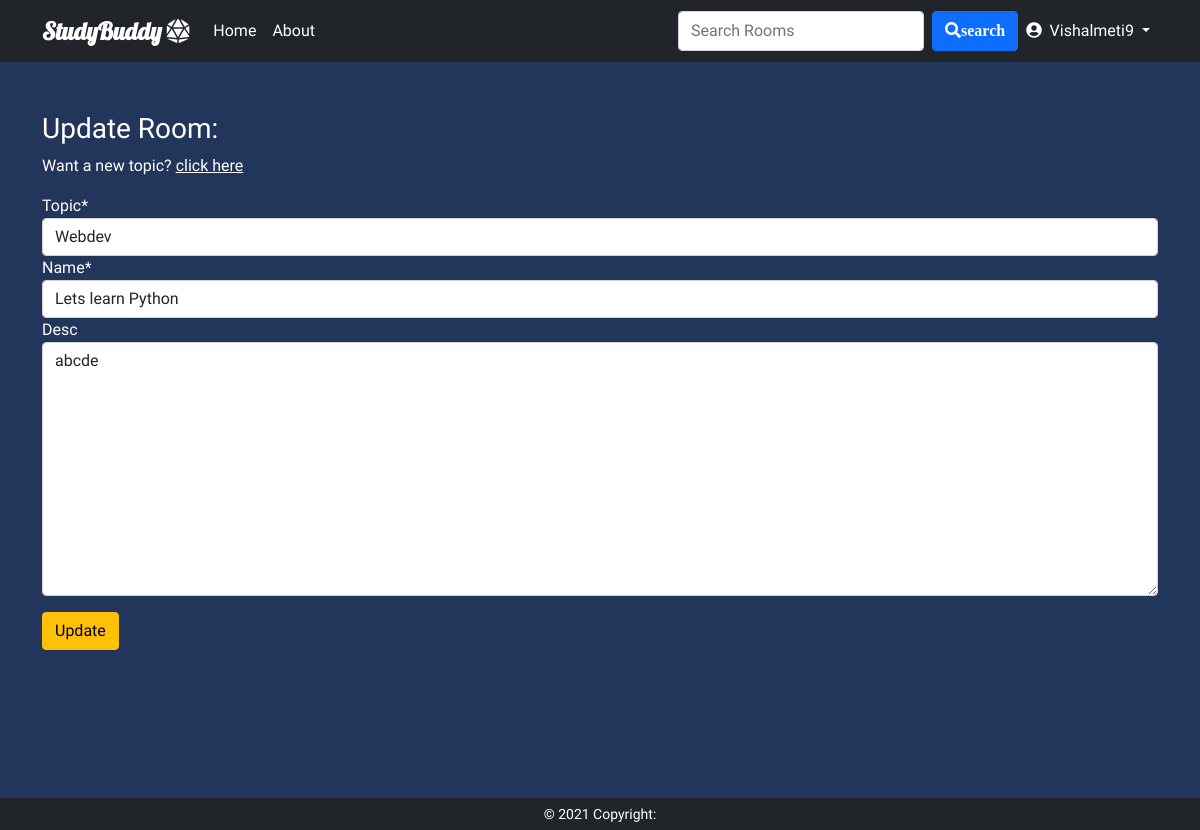
The app's page /update-room/2 (signed in) with its own data.
### base/models.py (models this page shows, shortened)
class Room(models.Model):
    host=models.ForeignKey(User, on_delete=models.SET_NULL,null=True,blank=True)
    topic=models.ForeignKey(Topic, on_delete=models.SET_NULL,null=True)
    name=models.CharField(max_length=200)
    participants=models.ManyToManyField(User,related_name='participants',blank=True) #as user is already used for the host.. we have to specify the related name here in order to use it again
    desc=models.TextField(blank=True,null=True)#null=True means this value can be blank blank=true is for validation in the form... it is for the frontend
    updated=models.DateTimeField(auto_now=True)
    created=models.DateTimeField(auto_now_add=True)
    class Meta:
        ordering=['-updated','-created']

class Topic(models.Model):
    name=models.CharField(max_length=200)
    def __str__(self):
        return self.name

### base/views.py (the view)
# urls.py: path('update-room/<str:pk>',views.updateRoom,name='updateRoom'),
@login_required(login_url='login')
def updateRoom(request,pk):
    room=Room.objects.get(id=pk)
    form=RoomForm(instance=room)
    if request.user.username != room.host.username:
        return HttpResponse('You are not allowed here!!')
    if request.method=='POST':
        form=RoomForm(request.POST,instance=room)
        if form.is_valid():
            form.save()
            messages.success(request, 'Room Updated')
            return redirect('home')
    context={'form':form}
    return render(request,'base/updateRoom.html',context)

### base/forms.py
class RoomForm(ModelForm):
    class Meta:
        model=Room
        fields='__all__'
        exclude = ['host', 'participants']

### templates/base/updateRoom.html (shortened to what this page needs)
{% extends 'root.html' %}
{% block body %}
{% load crispy_forms_tags %}
<div class="container" style="height: 92vh; padding-top: 50px;">
    <h3>Update Room:</h3>
    <form method="post" action="">
        <p><a href="{% url 'createTopic' %}">Want a new topic? <u>click here</u></a></p>
        {{form | crispy}}
        <input type="submit" value="Update" class="btn btn-warning mt-3">
    </form>
</div>
{% endblock %}

### templates/navbar.html (shortened to what this page needs)
<nav class="navbar navbar-expand-lg navbar-dark bg-dark">
  <div class="container">
    <a class="navbar-brand" href="{% url 'home' %}"><b class="logo">StudyBuddy <i class="fas fa-dice-d20"></i> </b></a>
    <div class="collapse navbar-collapse" id="navbarSupportedContent">
      <ul class="navbar-nav me-auto mb-2 mb-lg-0">
        <li class="nav-item">
          <a class="nav-link active" aria-current="page" href="{% url 'home' %}">Home</a>
        </li>
        <li class="nav-item">
          <a class="nav-link active" href="{% url 'about' %}">About</a>
        </li>
      </ul>
      <div class="navright">
        <form class="d-flex" action="{% url 'home' %}">
          <input class="form-control me-2" type="search" type="text" name="q" placeholder="Search Rooms" aria-label="Search">
          <button class="btn btn-primary" type="submit"> <i class="fas fa-search">search</i> </button>
        </form>
        <ul class="navbar-nav me-auto mb-2 mb-lg-0">
          <li class="nav-item dropdown">
            <a class="nav-link dropdown-toggle active" href="#" id="navbarDropdown" role="button" data-bs-toggle="dropdown" aria-expanded="false">
              {% if request.user.is_authenticated %}
              <i class="fas fa-user-circle"></i> &nbsp;{{request.user|capfirst}}
              {% else %}
              Account Login
              {% endif %}
            </a>
          </li>
        </ul>
    </div>
    </div>
  </div>
</nav>

### templates/root.html (style rules this page uses)
* { font-family: 'Varela Round', sans-serif; }
a:link { color: white; background-color: transparent; text-decoration: none; }

### templates/navbar.html (style rules this page uses)
.logo { font-family: 'Lobster', cursive; font-size: 1.5rem; }
.navright { display: flex; }

### records on screen
Room: topic "Webdev", desc "abcde"
Topic: name "Lets learn Python"

### other values on screen
{{ request.user|capfirst }} "Vishalmeti9"
